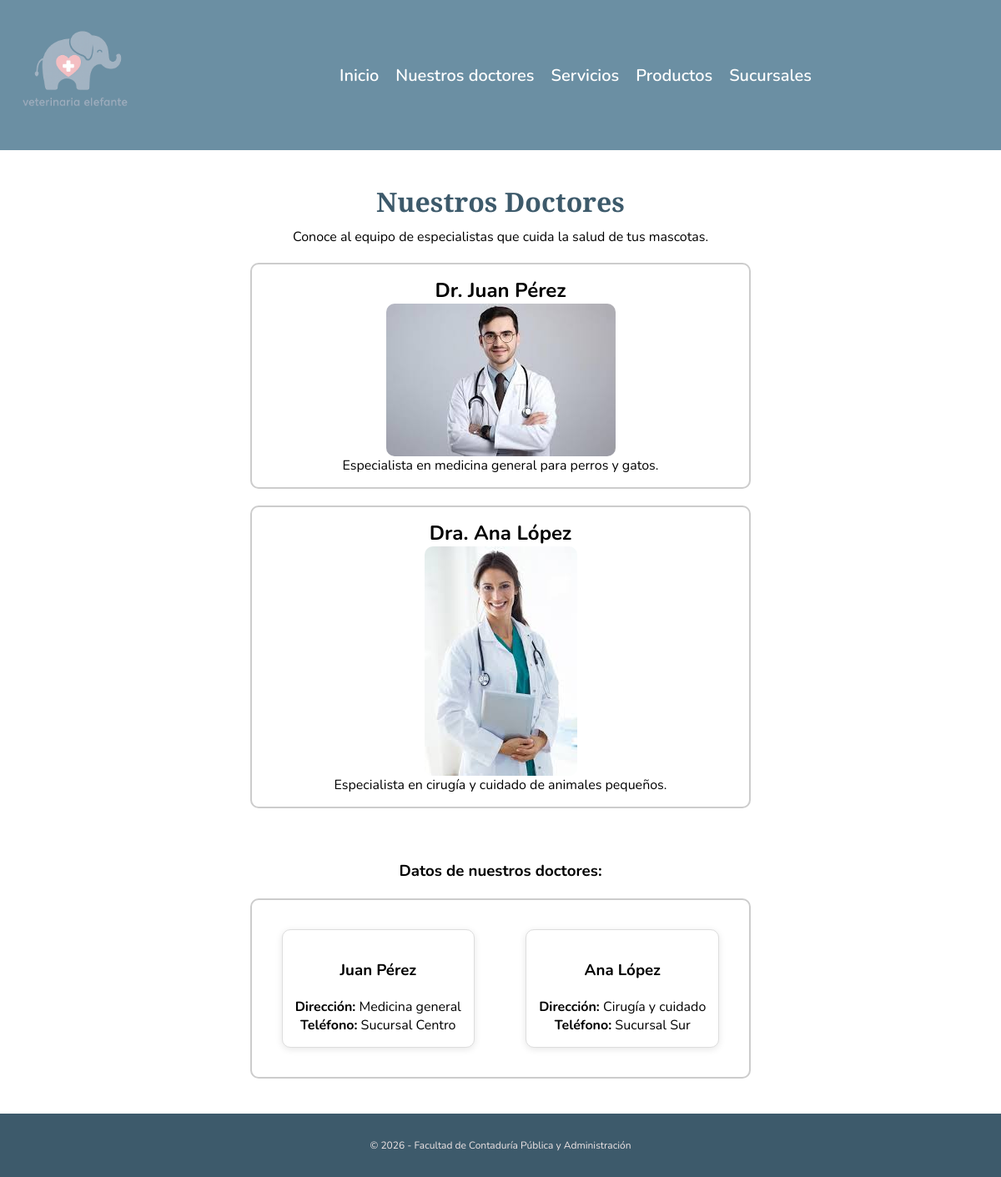
/doctores/, run on the app's committed database.
### gestion/models.py (models this page shows, shortened)
class Doctor(models.Model):
    nombre = models.CharField(max_length=100)
    especialidad = models.CharField(max_length=100)
    sucursal = models.ForeignKey(Sucursal, on_delete=models.CASCADE)
    class Meta:
        verbose_name = "Doctor"
        verbose_name_plural = "Doctores"

class Sucursal(models.Model):
    nombre = models.CharField(max_length=100)
    direccion = models.CharField(max_length=200)
    telefono = models.CharField(max_length=15)
    def __str__(self): return self.nombre
    class Meta:
        verbose_name = "Sucursal"
        verbose_name_plural = "Sucursales"

### gestion/views.py (the view)
# urls.py: path('doctores/', views.doctores, name='doctores'),
def doctores(request):
    doctores = Doctor.objects.all()
    return render(request, 'doctores.html', {'doctores': doctores})

### templates/doctores.html (shortened to what this page needs)
{% load static %}
<!doctype html>
<html lang="es">
  <head>
    <link rel="stylesheet" href="{% static 'css/estilos.css' %}" />
</head>
  <body class="pagina-doctores">
    <header class="navbar">
      <img
        src="{% static 'imagenes/LOGO.png' %}"
        alt="Logo Elefante Veterinaria"/>
      <nav>
        <a href="{% url 'index' %}">Inicio</a>
        <a href="{% url 'doctores' %}">Nuestros doctores</a>
        <a href="{% url 'servicios' %}">Servicios</a>
        <a href="{% url 'productos' %}">Productos</a>
        <a href="{% url 'sucursales' %}">Sucursales</a>
      </nav>
    </header>
    <h1>Nuestros Doctores</h1>
    <p>Conoce al equipo de especialistas que cuida la salud de tus mascotas.</p>
    <div>
        <h2>Dr. Juan Pérez</h2>
        <img src="{% static 'imagenes/doctor1.jpg' %}" alt="Doctor veterinario">
        <p>Especialista en medicina general para perros y gatos.</p>
    </div>
    <div>
        <h2>Dra. Ana López</h2>
        <img src="{% static 'imagenes/doctor2.jpg' %}" alt="Doctora veterinaria">
        <p>Especialista en cirugía y cuidado de animales pequeños.</p>
    </div>
    <br>
    <h3>Datos de nuestros doctores:</h3>
    <div class="doctores">
        {% for a in doctores %}
            <div>
                <h3>{{ a.nombre }}</h3>
                <p><strong>Dirección:</strong> {{ a.especialidad }}</p>
                <p><strong>Teléfono:</strong> {{ a.sucursal }}</p>
            </div>
        {% endfor %}
    </div>
    <br>
    <footer>
      <p>&copy; 2026 - Facultad de Contaduría Pública y Administración</p>
    </footer>
  </body>
</html>

### static/css/estilos.css (style rules this page uses)
* { margin: 0; padding: 0; box-sizing: border-box; }
body { font-family: 'Nunito', sans-serif; background-color: #ffffff; margin: 0; padding: 0; }
h1 { font-family: 'Playfair Display', serif; text-align: center; color: #333; margin-top: 40px; }
h2, h3 { font-family: 'Nunito', sans-serif; }
a { display: inline-block; margin-top: 20px; text-decoration: none; color: #007BFF; transition: text-decoration 0.2s; }
.navbar { display: flex; align-items: center; background-color: #6b8fa3; padding: 0px; }
.navbar img { width: 180px; }
.navbar nav { display: flex; gap: 20px; flex: 1; justify-content: center; }
.navbar nav a { font-family: 'Nunito', sans-serif; font-size: 20px; font-weight: 600; color: #ffffff; text-decoration: none; margin-top: 0; }
footer { display: flex; justify-content: center; align-items: center; gap: 50px; padding: 30px; background-color: #3d5a6b; }
footer p { font-family: 'Nunito', sans-serif; font-size: 12px; color: #f0e6e6; }
.pagina-doctores { background-color: #ffffff; }
.pagina-doctores h1 { color: #3d5a6b; }
.pagina-doctores > p { text-align: center; margin-top: 10px; }
.pagina-doctores div { border: 2px solid #ccc; margin: 20px auto; padding: 15px; border-radius: 10px; background-color: white; text-align: center; max-width: 600px; }
.pagina-doctores img { border-radius: 10px; display: block; margin: 0 auto; }
.doctores { display: flex; flex-wrap: wrap; justify-content: center; gap: 20px; margin-top: 10px; border: none; max-width: 100%; background-color: transparent; }
.doctores div { text-align: center; max-width: 280px; border: 1px solid #ddd; border-radius: 10px; padding: 15px; background-color: white; box-shadow: 0 2px 8px rgba(0,0,0,0.1); }
.pagina-doctores h3 { text-align: center; margin: 20px; }

### data on the page
Doctor: nombre "Juan Pérez", especialidad "Medicina general", sucursal "Sucursal Centro"
Doctor: nombre "Ana López", especialidad "Cirugía y cuidado", sucursal "Sucursal Sur"
